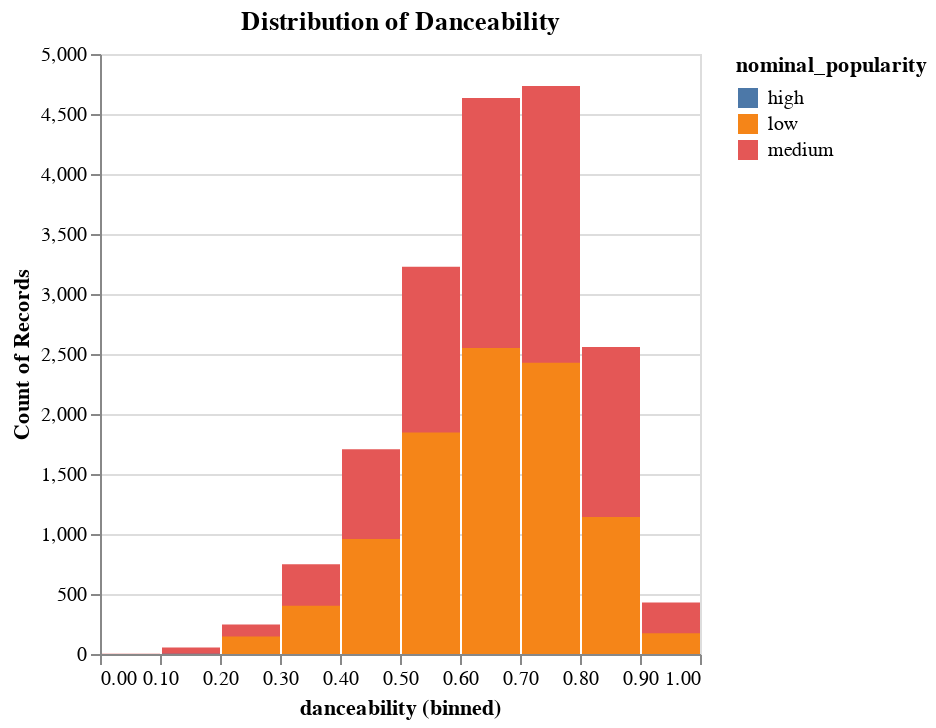

Here is the notebook cell this chart was saved with:
### Code cell
import altair as alt

# Function for Danceability Chart
def create_danceability_chart(df):
    chart = alt.Chart(df).mark_bar().encode(
        alt.X("danceability:Q", bin=True),
        alt.Y('count()', stack=None),
        alt.Color('nominal_popularity:N')
    ).properties(
        title='Distribution of Danceability'
    )
    return chart.to_html()
#chart = alt.Chart(df).mark_bar().encode(
#        alt.X("danceability:Q", bin=True),
#        alt.Y('count()', stack=None),
#        alt.Color('nominal_popularity:N')
#    ).properties(
#        title='Distribution of Danceability'
#    )
#chart

### Figure 1 — Vega specification as saved in the notebook (floating-point values rounded to 4 significant figures)
{"$schema": "https://vega.github.io/schema/vega/v5.json", "data": [{"name": "source_0", "values": [{"__count": 4733, "bin_maxbins_10_danceability": 0.7, "bin_maxbins_10_danceability_end": 0.8, "nominal_popularity": "medium"}, {"__count": 1146, "bin_maxbins_10_danceability": 0.6, "bin_maxbins_10_danceability_end": 0.7, "nominal_popularity": "high"}, {"__count": 4633, "bin_maxbins_10_danceability": 0.6, "bin_maxbins_10_danceability_end": 0.7, "nominal_popularity": "medium"}, {"__count": 1706, "bin_maxbins_10_danceability": 0.4, "bin_maxbins_10_danceability_end": 0.5, "nominal_popularity": "medium"}, {"__count": 3227, "bin_maxbins_10_danceability": 0.5, "bin_maxbins_10_danceability_end": 0.6, "nominal_popularity": "medium"}, {"__count": 2558, "bin_maxbins_10_danceability": 0.8, "bin_maxbins_10_danceability_end": 0.9, "nominal_popularity": "medium"}, {"__count": 765, "bin_maxbins_10_danceability": 0.5, "bin_maxbins_10_danceability_end": 0.6, "nominal_popularity": "high"}, {"__count": 1398, "bin_maxbins_10_danceability": 0.7, "bin_maxbins_10_danceability_end": 0.8, "nominal_popularity": "high"}, {"__count": 2550, "bin_maxbins_10_danceability": 0.6, "bin_maxbins_10_danceability_end": 0.7, "nominal_popularity": "low"}, {"__count": 748, "bin_maxbins_10_danceability": 0.3, "bin_maxbins_10_danceability_end": 0.4, "nominal_popularity": "medium"}, {"__count": 245, "bin_maxbins_10_danceability": 0.2, "bin_maxbins_10_danceability_end": 0.3, "nominal_popularity": "medium"}, {"__count": 407, "bin_maxbins_10_danceability": 0.4, "bin_maxbins_10_danceability_end": 0.5, "nominal_popularity": "high"}, {"__count": 150, "bin_maxbins_10_danceability": 0.3, "bin_maxbins_10_danceability_end": 0.4, "nominal_popularity": "high"}, {"__count": 430, "bin_maxbins_10_danceability": 0.9, "bin_maxbins_10_danceability_end": 1.0, "nominal_popularity": "medium"}, {"__count": 2428, "bin_maxbins_10_danceability": 0.7, "bin_maxbins_10_danceability_end": 0.8, "nominal_popularity": "low"}, {"__count": 1846, "bin_maxbins_10_danceability": 0.5, "bin_maxbins_10_danceability_end": 0.6, "nominal_popularity": "low"}, {"__count": 773, "bin_maxbins_10_danceability": 0.8, "bin_maxbins_10_danceability_end": 0.9, "nominal_popularity": "high"}, {"__count": 958, "bin_maxbins_10_danceability": 0.4, "bin_maxbins_10_danceability_end": 0.5, "nominal_popularity": "low"}, {"__count": 1142, "bin_maxbins_10_danceability": 0.8, "bin_maxbins_10_danceability_end": 0.9, "nominal_popularity": "low"}, {"__count": 142, "bin_maxbins_10_danceability": 0.9, "bin_maxbins_10_danceability_end": 1.0, "nominal_popularity": "high"}, {"__count": 403, "bin_maxbins_10_danceability": 0.3, "bin_maxbins_10_danceability_end": 0.4, "nominal_popularity": "low"}, {"__count": 50, "bin_maxbins_10_danceability": 0.2, "bin_maxbins_10_danceability_end": 0.3, "nominal_popularity": "high"}, {"__count": 146, "bin_maxbins_10_danceability": 0.2, "bin_maxbins_10_danceability_end": 0.3, "nominal_popularity": "low"}, {"__count": 172, "bin_maxbins_10_danceability": 0.9, "bin_maxbins_10_danceability_end": 1.0, "nominal_popularity": "low"}, {"__count": 2, "bin_maxbins_10_danceability": 0.0, "bin_maxbins_10_danceability_end": 0.1, "nominal_popularity": "medium"}, {"__count": 17, "bin_maxbins_10_danceability": 0.1, "bin_maxbins_10_danceability_end": 0.2, "nominal_popularity": "low"}, {"__count": 54, "bin_maxbins_10_danceability": 0.1, "bin_maxbins_10_danceability_end": 0.2, "nominal_popularity": "medium"}, {"__count": 1, "bin_maxbins_10_danceability": 0.0, "bin_maxbins_10_danceability_end": 0.1, "nominal_popularity": "low"}, {"__count": 2, "bin_maxbins_10_danceability": 0.1, "bin_maxbins_10_danceability_end": 0.2, "nominal_popularity": "high"}, {"__count": 1, "bin_maxbins_10_danceability": 0.0, "bin_maxbins_10_danceability_end": 0.1, "nominal_popularity": "high"}]}, {"name": "source_0_y_domain___count", "values": [{"min": 1, "max": 4733}]}, {"name": "source_0_color_domain_nominal_popularity", "values": [{"nominal_popularity": "medium"}, {"nominal_popularity": "high"}, {"nominal_popularity": "low"}]}], "signals": [{"name": "bin_maxbins_10_danceability_bins", "value": {"fields": ["danceability"], "fname": "bin_danceability", "start": 0.0, "step": 0.1, "stop": 1.0}}], "marks": [{"type": "rect", "name": "marks", "from": {"data": "source_0"}, "encode": {"update": {"x2": {"field": "bin_maxbins_10_danceability", "scale": "x", "offset": {"signal": "0.5 + (abs(scale(\"x\", datum[\"bin_maxbins_10_danceability_end\"]) - scale(\"x\", datum[\"bin_maxbins_10_danceability\"])) < 0.25 ? -0.5 * (0.25 - (abs(scale(\"x\", datum[\"bin_maxbins_10_danceability_end\"]) - scale(\"x\", datum[\"bin_maxbins_10_danceability\"])))) : 0.5)"}}, "description": {"signal": "\"danceability (binned): \" + (!isValid(datum[\"bin_maxbins_10_danceability\"]) || !isFinite(+datum[\"bin_maxbins_10_danceability\"]) ? \"null\" : format(datum[\"bin_maxbins_10_danceability\"], \"\") + \" – \" + format(datum[\"bin_maxbins_10_danceability_end\"], \"\")) + \"; Count of Records: \" + (format(datum[\"__count\"], \"\")) + \"; nominal_popularity: \" + (isValid(datum[\"nominal_popularity\"]) ? datum[\"nominal_popularity\"] : \"\"+datum[\"nominal_popularity\"])"}, "x": {"field": "bin_maxbins_10_danceability_end", "scale": "x", "offset": {"signal": "0.5 + (abs(scale(\"x\", datum[\"bin_maxbins_10_danceability_end\"]) - scale(\"x\", datum[\"bin_maxbins_10_danceability\"])) < 0.25 ? 0.5 * (0.25 - (abs(scale(\"x\", datum[\"bin_maxbins_10_danceability_end\"]) - scale(\"x\", datum[\"bin_maxbins_10_danceability\"])))) : -0.5)"}}, "y": {"field": "__count", "scale": "y"}, "y2": {"value": 0, "scale": "y"}, "fill": {"field": "nominal_popularity", "scale": "color"}, "ariaRoleDescription": {"value": "bar"}}}, "style": ["bar"]}], "scales": [{"name": "x", "type": "linear", "domain": {"signal": "[bin_maxbins_10_danceability_bins.start, bin_maxbins_10_danceability_bins.stop]"}, "range": [0, {"signal": "width"}], "bins": {"signal": "bin_maxbins_10_danceability_bins"}, "zero": false}, {"name": "y", "type": "linear", "domain": [{"signal": "(data(\"source_0_y_domain___count\")[0] || {}).min"}, {"signal": "(data(\"source_0_y_domain___count\")[0] || {}).max"}], "range": [{"signal": "height"}, 0], "zero": true, "nice": true}, {"name": "color", "type": "ordinal", "domain": {"data": "source_0_color_domain_nominal_popularity", "field": "nominal_popularity", "sort": true}, "range": "category"}], "axes": [{"scale": "y", "tickCount": {"signal": "ceil(height/40)"}, "grid": true, "gridScale": "x", "orient": "left", "minExtent": 0, "maxExtent": 0, "domain": false, "aria": false, "ticks": false, "labels": false, "zindex": 0}, {"scale": "x", "title": "danceability (binned)", "labelOverlap": true, "zindex": 0, "orient": "bottom", "grid": false, "labelFlush": true, "tickCount": {"signal": "ceil(width/10)"}}, {"scale": "y", "tickCount": {"signal": "ceil(height/40)"}, "grid": false, "labelOverlap": true, "orient": "left", "zindex": 0, "title": "Count of Records"}], "title": {"text": "Distribution of Danceability", "frame": "group"}, "background": "white", "style": "cell", "legends": [{"fill": "color", "symbolType": "square", "title": "nominal_popularity"}], "padding": 5, "width": 300, "height": 300}
